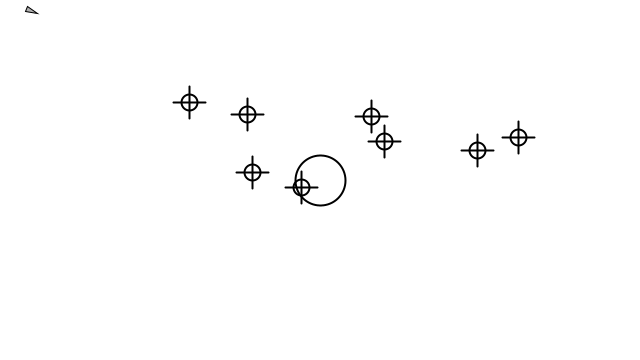
Frame 1 (no input)
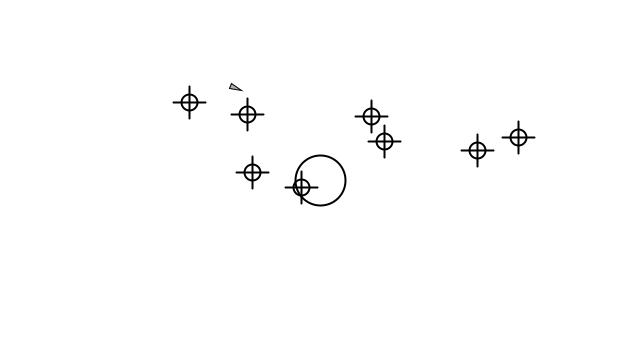
Frame 60 (the mouse pressed at the canvas centre just before this capture)
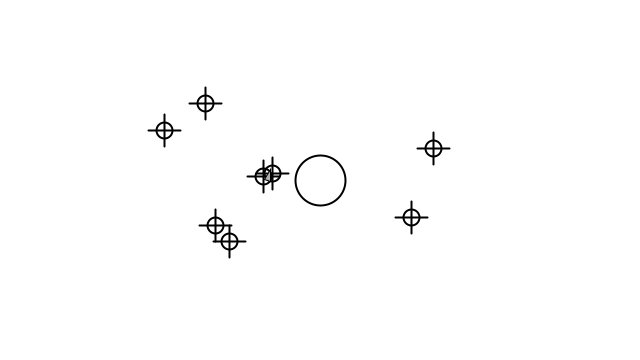
Frame 120 (the mouse held since frame 60 and released just before this capture)

The Processing sketch that drew these frames (run headless with seeded random() and noise(); from frame 60 on, the mouse is pressed at the canvas centre):

// Processing sketch: The_NNVehicle
// ── The_NNVehicle.pde
Target[]targets;
Vehicle vehicle;

void setup()
{
  size(640, 360);
  targets = new Target[8];
  for(int i = 0;i<targets.length;i++)
  {
     targets[i] = new Target(); 
  }
  vehicle = new Vehicle(3,4,0.1);
}

void draw()
{
  background(255);
  
  for(int i = 0;i<targets.length;i++)
  {
     targets[i].display(); 
  }
   ellipse(width/2,height/2,50,50);
  vehicle.run();
}

void mousePressed()
{
   targets = new Target[8]; 
   for(int i = 0;i<targets.length;i++)
     targets[i] = new Target();
}
// ── Perceptron.pde
class Perceptron
{
  float[]weights;
  float c;
  
  Perceptron(int n,float _c)
  {
    c = _c;
    weights = new float[n];
    for(int i = 0;i<n;i++)
    {
        weights[i] = random(0,1);
    }
  }
  
  PVector feedforward(PVector[] forces)
  {
      PVector sum = new PVector();
      for(int i = 0;i<weights.length;i++)
      {
          forces[i].mult(weights[i]);
          
          sum.add(forces[i]);
      }
      return sum;
  }
  
  void train(PVector[]forces,PVector error)
  {
      for(int i = 0;i<weights.length;i++)
      {
          weights[i] += c*error.x*forces[i].x;
          weights[i] += c*error.y*forces[i].y;
          weights[i] = constrain(weights[i], 0, 1);
      }
  }
}
// ── Target.pde
class Target
{
  PVector location;
  
  Target()
  {
    location = new PVector(random(100,width-100),random(100,height-100));
  }
  
  void display()
  {
    noFill();
    stroke(0);
    strokeWeight(2);
    ellipse(location.x, location.y, 16, 16);
    line(location.x,location.y-16,location.x,location.y+16);
    line(location.x-16,location.y,location.x+16,location.y);
  }
}
// ── Vehicle.pde
class Vehicle
{
  Perceptron brain;
  PVector location;
  PVector velocity;
  PVector acceleration;
  PVector[]forces;
  float maxSpeed;
  float maxForce;
  float r;
  
  Vehicle(float _r,float _maxSpeed,float _maxForce)
  {
      r = _r;
      brain = new Perceptron(targets.length,0.001);
      location = new PVector(random(0,width),random(0,height));
      velocity = new PVector();
      acceleration = new PVector();
      maxSpeed = _maxSpeed;
      maxForce = _maxForce;
  }
  
  void run()
  {
     steer(); 
     update();
     display();
  }
  
  void display()
  {
      float theta = velocity.heading2D() + PI/2;
    fill(175);
    stroke(0);
    strokeWeight(1);
    pushMatrix();
    translate(location.x,location.y);
    rotate(theta);
    beginShape();
    vertex(0, -r*2);
    vertex(-r, r*2);
    vertex(r, r*2);
    endShape(CLOSE);
    popMatrix();
  }
  
  
  void steer()
  {
      forces = new PVector[targets.length];
      for(int i = 0;i<targets.length;i++)
      {
          forces[i] = seek(targets[i].location);
      }
      PVector sum = brain.feedforward(forces);
      
      applyForce(sum);
      
      PVector d = new PVector(width/2,height/2);
      PVector error = PVector.sub(d,location);
      brain.train(forces,error);
  }
  
  PVector seek(PVector loc)
  {
      PVector desired = PVector.sub(loc,location);
      
      desired.normalize();
      desired.mult(maxSpeed);
      
      PVector turnForce = PVector.sub(desired,velocity);
      
      turnForce.limit(maxForce);
      return turnForce;
  }
  
  void update()
  {
    velocity.add(acceleration);
    velocity.limit(maxSpeed);
    location.add(velocity);
    
    acceleration.mult(0);
    location.x = constrain(location.x,0,width);
    location.y = constrain(location.y,0,height);
  }
  
  void applyForce(PVector force)
  {
    PVector f = force.get();
    
    acceleration.add(f);
  }
  
  
}
